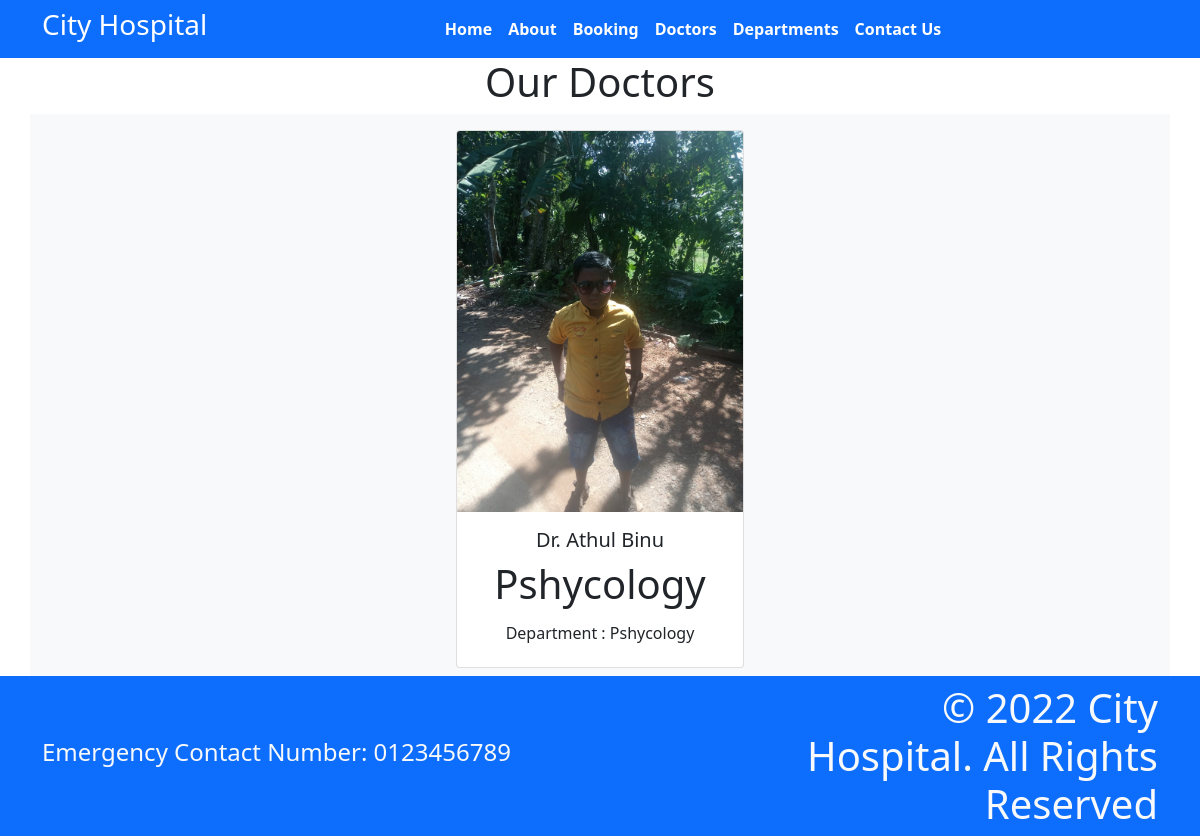
Before: /doctors with the older database file.
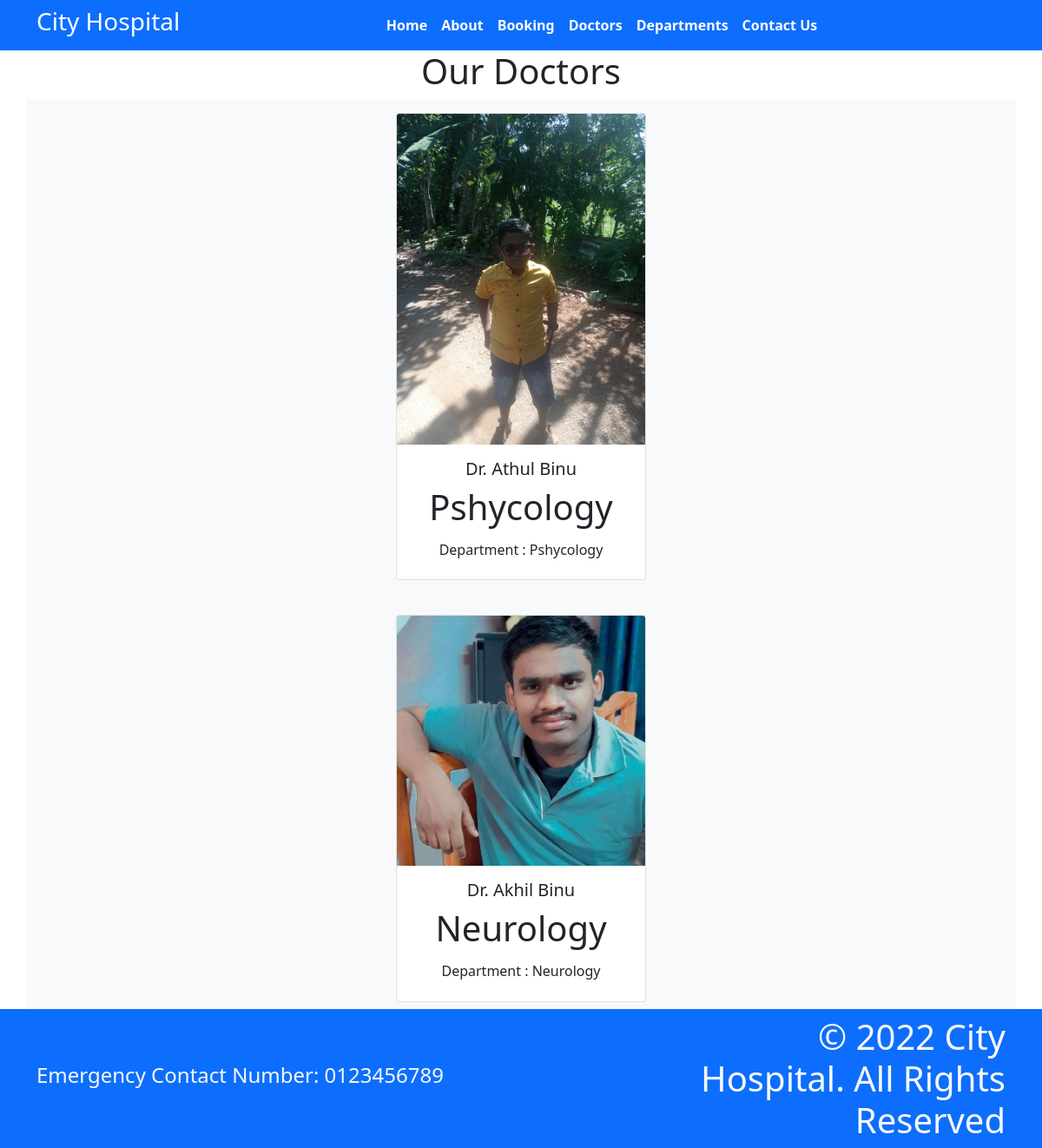
After: the same page with the newer database file.
### home/models.py (models this page shows, shortened)
class Doctors(models.Model):
    doc_name = models.CharField(max_length=200)
    doc_spec = models.CharField(max_length= 200)
    dep_name = models.ForeignKey(Departments, on_delete=models.CASCADE)
    doc_image = models.ImageField(upload_to='doctors')

class Departments(models.Model):
    dep_name = models.CharField(max_length=100)
    dep_description = models.TextField()
    def __str__(self):
        return self.dep_name

### home/views.py (the view)
# urls.py: path("doctors",views.doctors, name='doctors' ),
def doctors(request):
    dict_doc = {
              'doctor' : Doctors.objects.all()
    }
    return render(request, 'doctors.html', dict_doc)

### templates/doctors.html (shortened to what this page needs)
{% extends "base.html" %}
{%block content%} <h1 class = "text-center "> Our Doctors <h1>
<div class="container text-center bg-light">
{% for d in doctor %}
<div class="card text-center mx-3 my-3" style="width: 18rem; display:inline-block">
  <img class="card-img-top" src="{{d.doc_image.url}}" alt="Card image cap">
  <div class="card-body">
    <h5 class="card-title"> Dr. {{d.doc_name}}</h5>
    <p class="card-text">{{d.doc_spec}}</p>
    <h6>Department : {{d.dep_name}}</h6>
  </div>
</div>
{%endfor%}
</div>
<br>
<br>
<br>
{%endblock%}

### templates/base.html (shortened to what this page needs)
{% load static %}
<!DOCTYPE html>
<html>
  <head>
    <link rel="stylesheet"
      href=" https://cdn.jsdelivr.net/npm/bootstrap@5.1.3/dist/css/bootstrap.min.css ">
    <link rel="stylesheet"
      href="https://use.fontawesome.com/releases/v5.2.0/css/all.css">
    <link rel="stylesheet" href="{% static '/css/style.css' %}" >
  </head>
  <body>
    <nav class="navbar bg-primary navbar-expand-md ">
      <div class="container">
        <div class="col-2 text-left pl-md-0">
          <h3 class="text-white"> City Hospital </h3>
        </div>
        <div
          class="collapse navbar-collapse justify-content-center col-md-8 navbar-collapse-3">
          <ul class="navbar-nav justify-content-center  fw-bold">
            <li class="nav-item active">
              <a class="nav-link text-white" href="{% url 'home' %}">Home </a>
            </li>
            <li class="nav-item">
              <a class="nav-link text-white" href="{% url 'about' %}">About</a>
            </li>
            <li class="nav-item">
              <a class="nav-link text-white" href="{% url 'booking' %}">Booking</a>
            </li>
            <li class="nav-item">
              <a class="nav-link text-white" href="{% url 'doctors' %}">Doctors</a>
            </li>
			 <li class="nav-item">
              <a class="nav-link text-white" href="{% url 'department'%}">Departments</a>
            </li>
            <li class="nav-item">
              <a class="nav-link text-white" href="{% url  'contact' %}">Contact Us</a>
            </li>
          </ul>
        </div>
      </div>
    </nav>
  {%block content%} {%endblock%}
    <section class="fixed-bottom">
      <footer class="pt-2 pb-2  bg-primary text-light">
        <div class="container">
          <div class="row align-items-center">
            <div class="col-12 col-md-8">
              <h4>Emergency Contact Number: 0123456789</h4>
            </div>
            <div class="col-12 col-md-4 mt-4 mt-md-0 text-center text-md-end">
              © 2022 City Hospital. All Rights Reserved
            </div>
          </div>
        </div>
      </footer>
    </section>
  </body>
</html>

Changed rows visible on the page:
added Doctors: doc_image (picture), doc_name "Akhil Binu", doc_spec "Neurology", dep_name "Neurology"
